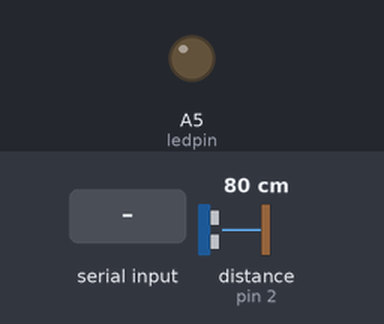
Bench run of a sketch on a simulated Arduino Uno, built with avr-gcc and run on an emulated ATmega328P. Shown: output pins drawn as LEDs (lit = HIGH). The inputs (shaded band) are chosen by the test bench; at power-on: distance to the obstacle (sensor on pin 2) 80 cm. The echo pulse lasts 58.3 µs per cm; pins used as bus, display or sensor lines are not drawn; what the sketch prints to the serial monitor is not drawn.

Above: at 1.2 s.
1.3 s: "1" received over Serial
At 2.2 s:
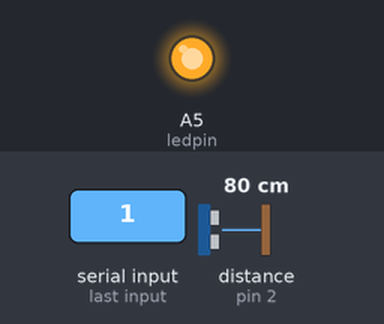
2.9 s: "0" received over Serial
At 3.7 s:
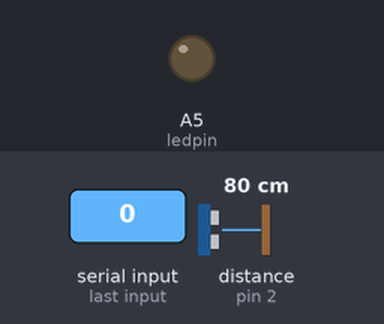
Timing chart, 0 to 5.9 s (numbered marks = the images above; inputs shaded):
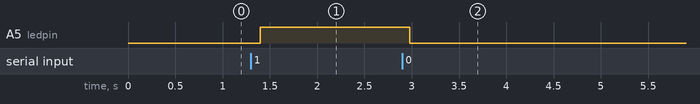

The sketch:

ultrasonic_4.ino
```cpp
#include <SoftwareSerial.h>
#define trigger 3
#define echo 2
#define ledpin A5

const int bluetoothRx = 1;
const int bluetoothTx = 0;
SoftwareSerial bluetooth(bluetoothRx, bluetoothTx);

int state = 0;
long distance,duration;

void setup() {
  // put your setup code here, to run once:
pinMode(trigger, OUTPUT);
pinMode(echo, INPUT);
pinMode(ledpin,OUTPUT);
bluetooth.begin(9600);
Serial.begin(9600);

digitalWrite(trigger,LOW);
digitalWrite(ledpin,LOW);
}

void loop() {
  // put your main code here, to run repeatedly:
if (Serial.available()){
  state = Serial.read();
}
if (state == '1'){
  digitalWrite(ledpin,HIGH);
  digitalWrite(trigger,LOW);
  delayMicroseconds(2);

  digitalWrite(trigger,HIGH);
  delayMicroseconds(10);
  digitalWrite(trigger,LOW);

  duration = pulseIn(echo,HIGH);
  distance = (duration / 58.138);

  Serial.print(distance);
  Serial.print("cm\n");
}
else{
  digitalWrite(trigger,LOW);
  digitalWrite(ledpin,LOW);
  Serial.print("0");
}
delay(100);
}
```

Measured:
- after the input at 1.3 s, A5 (ledpin): LOW → HIGH after 0.10 s
- after the input at 2.9 s, A5 (ledpin): HIGH → LOW after 0.08 s
